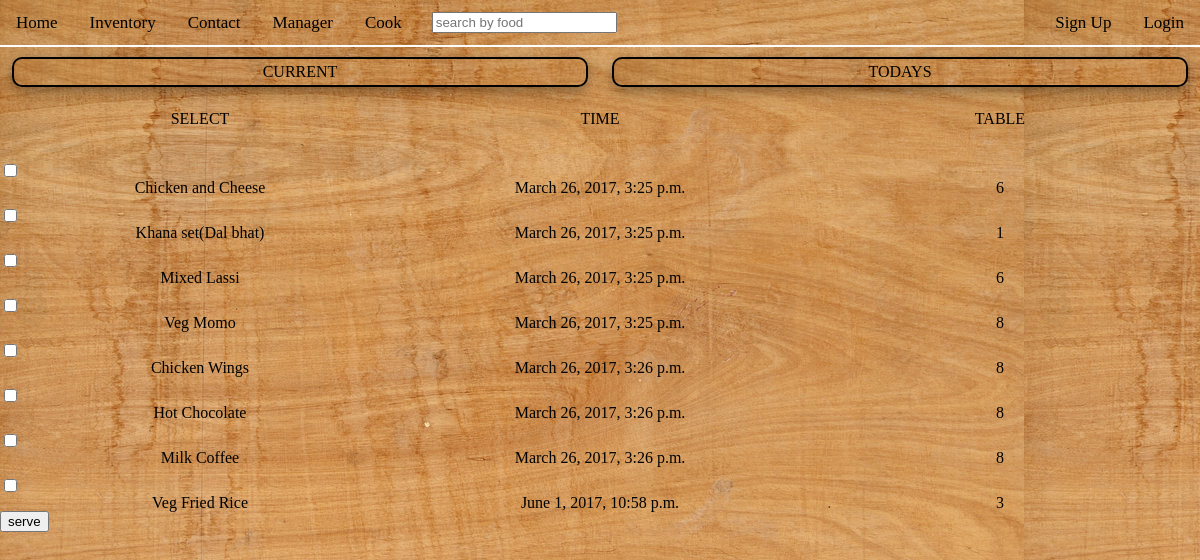
Screenshot of /public/serve/ with the database file from the repository.
### public/models.py (models this page shows, shortened)
class Ordered_food(models.Model):
    title = models.CharField(default='null', max_length=200)
    category = models.ForeignKey(Category, default='null', on_delete=models.CASCADE)
    price = models.IntegerField(default=0)
    table = models.ForeignKey(Table, default=1, on_delete=models.CASCADE)
    time = models.DateTimeField('time ordered')
    is_served = models.BooleanField(default=False)
    def __str__(self):
        return self.title

class Table(models.Model):
    tableNum = models.IntegerField()
    def __str__(self):
        return str(self.tableNum)

### public/views.py (the view, shortened to what this page needs)
def serve(request):
    foods = Ordered_food.objects.filter(is_served=False)
    served_foods = Served_food.objects.all()
    served_food = Served_food()
    try:
        selected_food = foods.get(pk=request.POST['food'])
    except (KeyError, Food.DoesNotExist):
        return render(request, 'public/cook.html', {
            'foods' : foods,
            'served_foods' : served_foods,
            'error_message': "You didn't select a food."
        })

### public/models.py (called while the page is built)
    def served_today(self):
        return self.time >= timezone.now() - datetime.timedelta(days=1)

### public/templates/public/cook.html (shortened to what this page needs)
<!DOCTYPE html>
<html lang="en">
<head>
	{% load staticfiles %}
	<link rel="stylesheet" type="text/css" href="{% static 'public/css/cssresets.css'%}"/>
	<link rel="stylesheet" type="text/css" href="{% static 'public/css/cook.css'%}"/>
</head>
<body>
		<nav style="width: 100%;">
			<ul class="topnav" id="myTopnav">
			  <li><a href="{% url 'public:index' %}">Home</a></li>
			  <li><a href="{% url 'inventory:index' %}">Inventory</a></li>
			  <li><a href="{% url 'public:contact' %}">Contact</a></li>
			  <li><a href="{% url 'public:manager' %}">Manager</a></li>
			  <li><a href="{% url 'public:cook' %}">Cook</a></li>
			<li id = "search-bar">
			  <form role="search" method="get" action="{% url 'public:index' %}">
	                <input type="text" class="form-control" placeholder="search by food" autocomplete="on" name="q" value="{{ request.GET.q }}">
	          </form>
	          </li>
			  <ul class="navbar-right">
			      <li id = "sign-up" class = "sign-up-button" ><a href="#">Sign Up</a></li>
			      <li id = "log-in" class = "log-in-button" ><a href="#">Login</a></li>
	    	  </ul>
			</ul>
		</nav>
	<div class="headerdiv">
		<div id="current">
			CURRENT
		</div>
		<div id="todays">
			TODAYS
		</div>
	</div>
	<div class="current">
		<form  action="{% url 'public:serve' %}" method="post">
		<table>
			<tr class="table-row">
				<th>Select</th>
				<th>Time</th>
				<th>Table</th>
			</tr>
			{% for food in foods %}
			<tr class="table-row">
				<td><input type="checkbox" name="food" id="food{{ forloop.counter }}" value="{{ food.id }}"/>
					<label for="food{{ forloop.counter }}">{{ food }}</label></td>
				<td>{{ food.time }}</td>
				<td>{{ food.table }}</td>
			</tr>
			{% endfor %}
		</table>
		<input type="submit" value="serve"/>
		</form>
	</div>
</body>
</html>

### public/static/public/css/cook.css (style rules this page uses)
:root { --color-black:black; --color-red:red; --color-background:rgb(171, 147, 145); --color-tabs-background:rgb(171, 109, 80); --color-white:white; --color-blue:blue; }
body { width: 100%; background-image: url("../images/background.jpg"); }
* { box-sizing: border-box; }
nav { max-width: 100%; }
ul.topnav { list-style-type: none; margin: 0; padding: 0; overflow: hidden; background-image: url("../images/background.jpg"); border-bottom: 2px solid white; }
ul.topnav li { float: left; }
ul.topnav ul.navbar-right { float: right; }
ul.topnav li a { display: inline-block; color: black; text-align: center; padding: 14px 16px; text-decoration: none; transition: 0.3s; font-size: 17px; }
ul.navbar-right li a { display: inline-block; color: black; text-align: center; padding: 14px 16px; text-decoration: none; transition: 0.3s; font-size: 17px; }
#search-bar input { margin:12px 14px; }
div.headerdiv { width: 100%; margin-top: 10px; display: block; }
#current,#todays { width: 48%; height:30px; float:left; padding:0% 5% 0% 5%; margin-left: 1%; margin-right: 1%; margin-bottom: 2%; align-items: center; justify-content: center; display: flex; background-image: url("images/background.jpg"); border: 2px solid var(--color-black); border-radius: 10px; box-shadow: 0 4px 8px 0 rgba(0, 0, 0, 0.2), 0 6px 20px 0 rgba(0, 0, 0, 0.19); }
.current { width: 100%; }
.current table { width: 100%; }
.table-row { height: 40px; }
.current table tr { width: 100%; }
.current table tr th { text-transform: uppercase; }
.current table td { width: 25%; text-align: center; padding-top: 10px; }

### rows the page displays
Ordered_food: title "Chicken and Cheese", time "March 26, 2017, 3:25 p.m.", table "6"
Ordered_food: title "Khana set(Dal bhat)", time "March 26, 2017, 3:25 p.m.", table "1"
Ordered_food: title "Mixed Lassi", time "March 26, 2017, 3:25 p.m.", table "6"
Ordered_food: title "Veg Momo", time "March 26, 2017, 3:25 p.m.", table "8"
Ordered_food: title "Chicken Wings", time "March 26, 2017, 3:26 p.m.", table "8"
Ordered_food: title "Hot Chocolate", time "March 26, 2017, 3:26 p.m.", table "8"
Ordered_food: title "Milk Coffee", time "March 26, 2017, 3:26 p.m.", table "8"
Ordered_food: title "Veg Fried Rice", time "June 1, 2017, 10:58 p.m.", table "3"
